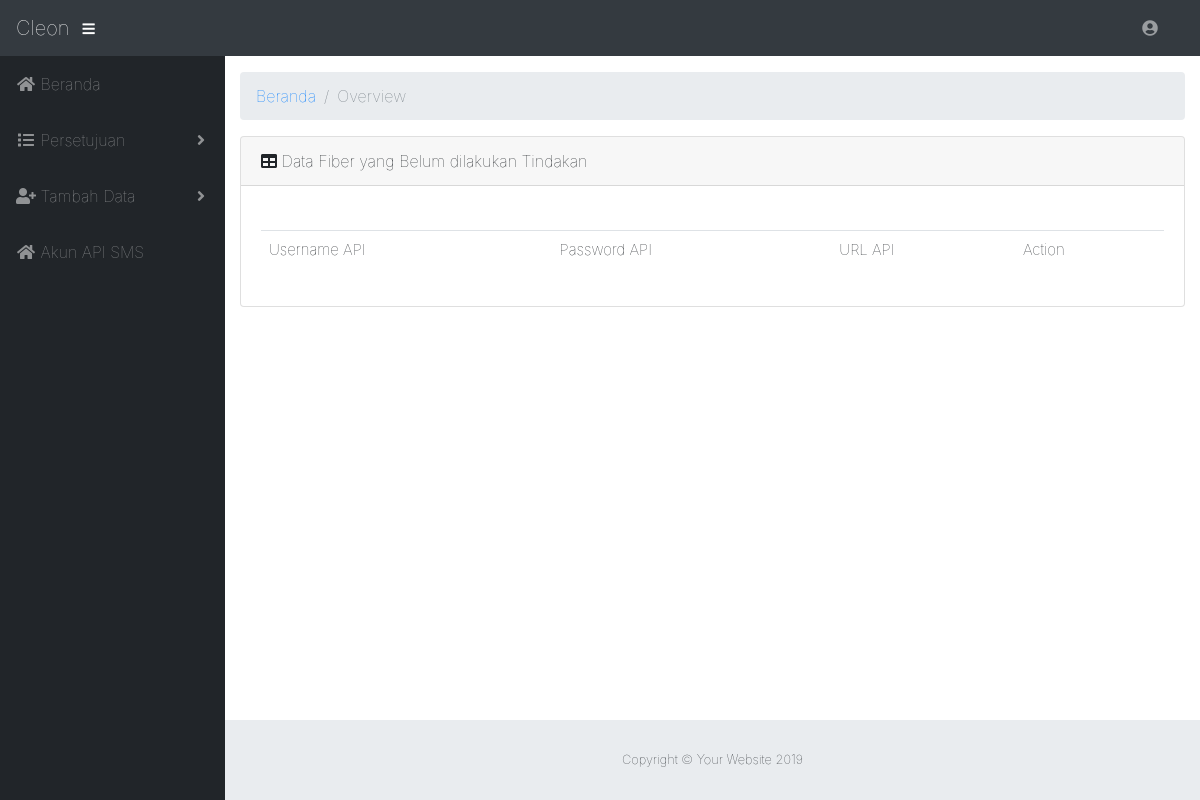
Page /admin/akun_api.php (signed in) on the earlier database version.
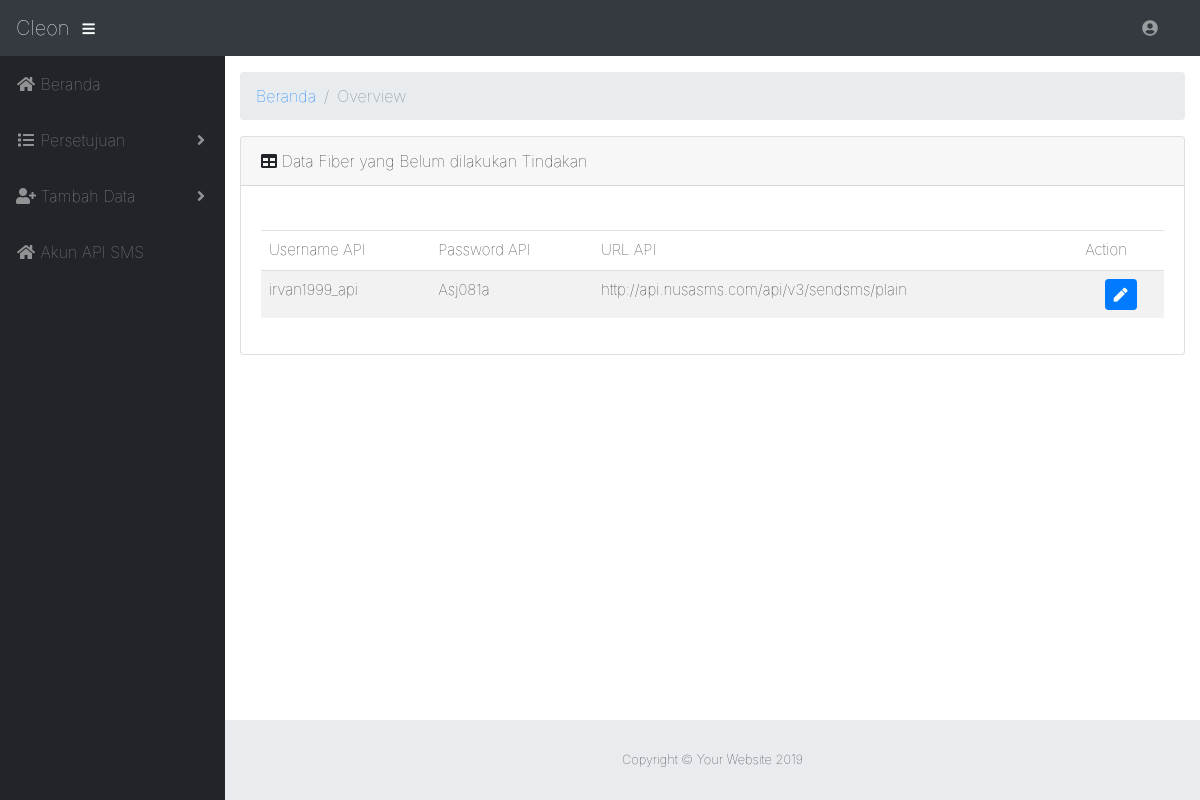
Same page on the later database version.
### tables this page shows
CREATE TABLE `tb_apisms` (
  `id_api` int(11) NOT NULL,
  `username_api` varchar(50) NOT NULL,
  `password_api` varchar(50) NOT NULL,
  `url_api` varchar(100) NOT NULL
);

### admin/akun_api.php (the view, shortened to what this page needs)
<?php include '../koneksi/koneksi.php';
  $pengawas = mysqli_query($config,"SELECT * FROM tb_apisms");
?>
<!DOCTYPE html>
<html lang="en">
<?php include 'view/head.php'; ?>
<body id="page-top">
<?php include 'view/navbar.php'; ?>
  <div id="wrapper">
    <?php include 'view/sidebar.php'; ?>
    <div id="content-wrapper">
      <div class="container-fluid">
        <ol class="breadcrumb">
          <li class="breadcrumb-item">
            <a href="#">Beranda</a>
          </li>
          <li class="breadcrumb-item active">Overview</li>
        </ol>
        <div class="card mb-3">
          <div class="card-header">
            <i class="fas fa-table"></i>
            Data Fiber yang Belum dilakukan Tindakan</div>
          <div class="card-body">
            <div class="table-responsive">
        </br><table class="table table-striped" id="dataTable" width="100%" cellspacing="0">
                <thead>
                  <tr>
                    <td>Username API</td>
                    <td>Password API</td>
                    <td>URL API</td>
                    <td>Action</center></td>
                  </tr>
                </thead>
                <tbody>
                  <?php
                    while($data = mysqli_fetch_array($pengawas)){
                  ?>
                  <tr id="<?php echo $data['id_api'] ?>" class="edit_tr">
                  <td class="edit_td">
                    <span id="nip_<?php echo $data['id_api']; ?>" class="text"><?php echo $data['username_api']; ?></span>
                  </td>
                  <td>
                    <span id="nama_<?php echo $data['id_api']; ?>" class="text"><?php echo $data['password_api']; ?></span>
                  </td>
                  <td>
                     <span id="jabatan_<?php echo $data['id_api']; ?>" class="text"><?php echo $data['url_api']; ?></span>
                  </td>
                    <td><center><a href="#" class="btn btn-primary btn-sm"><i class="fas fa-pen"></i></a></center></td>
                  </tr>
                  <?php
                    }
                  ?>
                </tbody>
              </table>
            </div>
          </div>
        </div>
      <?php include 'view/footer.php'; ?>
    </div>
  </div>
</body>
</html>

Differences in the rows shown:
added tb_apisms: username_api "irvan1999_api", password_api "Asj081a", url_api "http://api.nusasms.com/api/v3/sendsms/plain"
